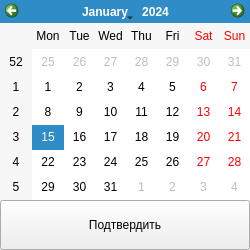
<?xml version="1.0" encoding="UTF-8"?>
<ui version="4.0">
 <class>Form</class>
 <widget class="QWidget" name="Form">
  <property name="geometry">
   <rect>
    <x>0</x>
    <y>0</y>
    <width>250</width>
    <height>250</height>
   </rect>
  </property>
  <property name="windowTitle">
   <string>Form</string>
  </property>
  <widget class="QCalendarWidget" name="calendar">
   <property name="geometry">
    <rect>
     <x>0</x>
     <y>0</y>
     <width>250</width>
     <height>200</height>
    </rect>
   </property>
  </widget>
  <widget class="QPushButton" name="btn_enter">
   <property name="geometry">
    <rect>
     <x>0</x>
     <y>200</y>
     <width>250</width>
     <height>50</height>
    </rect>
   </property>
   <property name="text">
    <string>Подтвердить</string>
   </property>
  </widget>
 </widget>
 <resources/>
 <connections/>
</ui>
